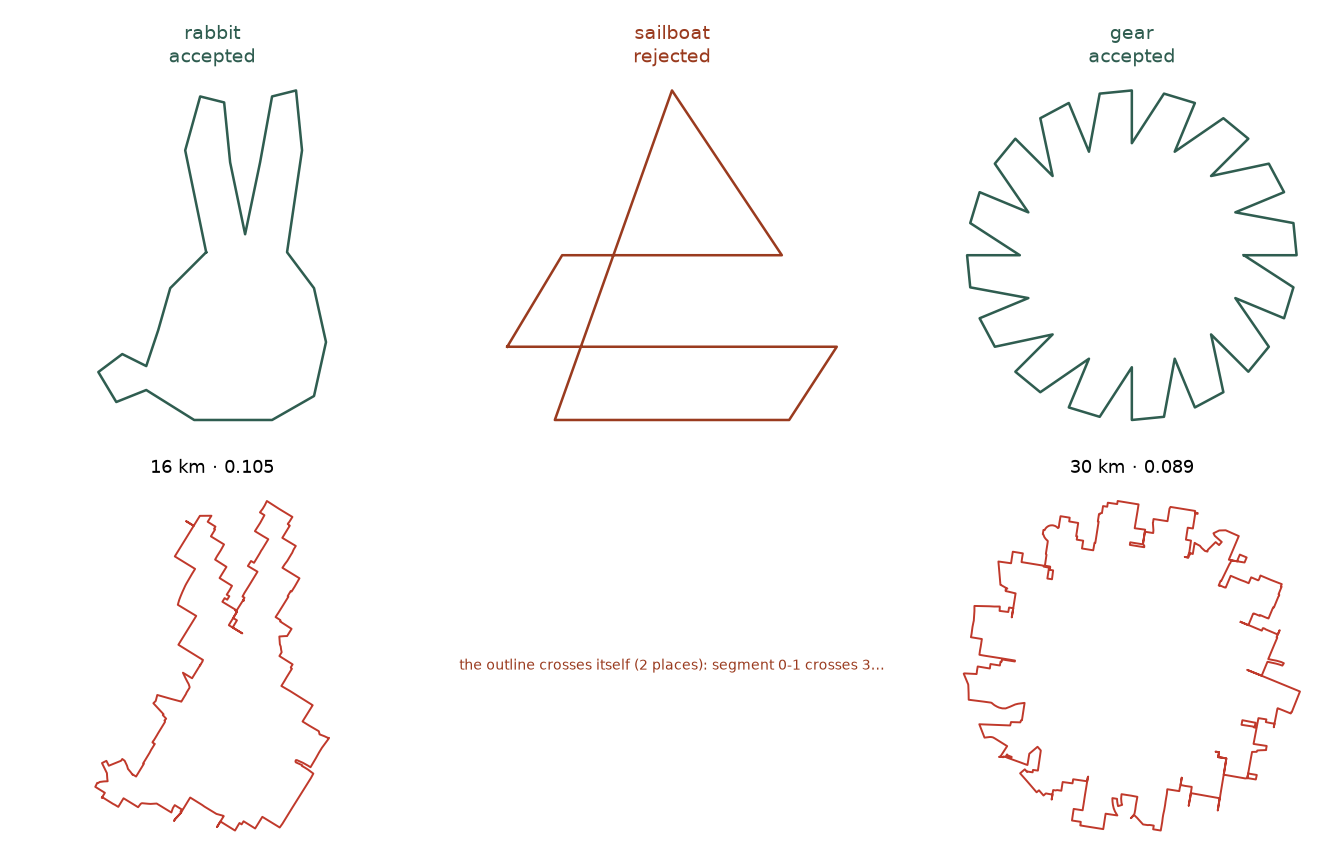

This figure's Python source:
"""
Exercise the description -> outline loop without the API call.

This sandbox has no Anthropic credentials, so `describe_shape.propose` cannot
run here and the endpoint reports `unavailable`. Everything else in the loop is
testable and is tested here: proposals in exactly the shape the model returns
go through the same checker the live path uses, and the one that passes is
fitted on real streets.

The proposals below are written by hand to stand in for the model's output -
one sound, one that crosses itself the way three of the twelve hand-drawn
shapes did, and one whose detail costs more distance than anyone will ride.
Both negative cases had to be rebuilt: the first "broken" boat did not actually
cross (its mast was an out-and-back, which is legal) and the first
over-detailed shape was rejected for crossing instead of for cost, so neither
tested the rule it was aimed at.
What that establishes is that the checker catches the failures and the
survivor draws; what it does NOT establish is that the model returns good
proposals, or how often it needs a second attempt. Those need a key.

Run:  python poc31_describe_loop.py
Out:  poc31_describe_loop.png
"""

from __future__ import annotations

import math

import matplotlib
matplotlib.use("Agg")
import matplotlib.pyplot as plt
import numpy as np

import describe_shape as ds
import route_feasibility as rf
import shape_pack
import street_scale as ss
from poc30_pack_fits import LAT, LON, MODE, fit_one
from shape_library import register, resample_by_arclength

# A rabbit: two ears, a round body, a scut. Identity is entirely silhouette.
RABBIT = [
    (-0.10, 0.10), (-0.17, 0.44), (-0.12, 0.62), (-0.04, 0.60), (-0.02, 0.40),
    (0.03, 0.16), (0.08, 0.40), (0.12, 0.62), (0.20, 0.64), (0.22, 0.44),
    (0.17, 0.10), (0.26, -0.02), (0.30, -0.20), (0.26, -0.38), (0.12, -0.46),
    (-0.14, -0.46), (-0.30, -0.36), (-0.40, -0.40), (-0.46, -0.30),
    (-0.38, -0.24), (-0.30, -0.28), (-0.26, -0.16), (-0.22, -0.02),
]
# A sailboat whose sail genuinely crosses its own mast. The FIRST attempt at a
# negative case here did not cross at all - its mast was drawn out and back,
# which is legal - so the checker passed it and the test proved nothing. An
# example has to be built to fail the specific rule it is aimed at.
BAD_BOAT = [
    (-0.45, -0.20), (0.45, -0.20), (0.32, -0.40), (-0.32, -0.40),
    (0.00, 0.50), (0.30, 0.05), (-0.30, 0.05),
]
# A gear: no crossings anywhere, just sixteen teeth. Aimed at the distance rule,
# not the geometry one. The first attempt was a snowflake whose arms crossed, so
# it was rejected for the wrong reason and said nothing about cost.
def gear(teeth: int = 16):
    pts = []
    for k in range(teeth):
        a0 = 2 * math.pi * k / teeth
        a1 = 2 * math.pi * (k + 0.5) / teeth
        a2 = 2 * math.pi * (k + 1) / teeth
        pts.append((0.34 * math.cos(a0), 0.34 * math.sin(a0)))
        pts.append((0.50 * math.cos(a0), 0.50 * math.sin(a0)))
        pts.append((0.50 * math.cos(a1), 0.50 * math.sin(a1)))
        pts.append((0.34 * math.cos(a2), 0.34 * math.sin(a2)))
    return pts

PROPOSALS = [("一隻兔子", "rabbit", RABBIT),
             ("一艘帆船", "sailboat", BAD_BOAT),
             ("一個齒輪", "gear", gear())]


def main() -> None:
    shape_pack.install()
    scale = ss.scale_for(LAT, LON, MODE, rf.MODES[MODE]["street_scale_m"])
    results = []
    for description, name, pts in PROPOSALS:
        verdict = ds.check(pts, MODE, scale)
        print(f"\n{description} ({name}): {'PASSES' if verdict.ok else 'REJECTED'}")
        print(f"  {verdict.metrics}")
        for problem in verdict.problems:
            print(f"  - {problem[:150]}")
        results.append((description, name, pts, verdict))

    good = [r for r in results if r[3].ok]
    fits = {}
    for description, name, pts, verdict in good:
        register(name, np.asarray(pts, float))
        target = round(max(10.0, verdict.metrics["min_km"] * 1.6))
        print(f"\nfitting {name} at {target} km...", flush=True)
        fit = fit_one(name, target, scale)
        fits[name] = fit
        if fit.get("status") == "ok":
            print(f"  {fit['route_km']:.1f} km, shape distance {fit['distance']:.3f}")
        else:
            print(f"  {fit.get('status')}")

    cols = len(results)
    fig, axes = plt.subplots(2, cols, figsize=(3.2 * cols, 6.2))
    for col, (description, name, pts, verdict) in enumerate(results):
        closed = np.vstack([np.asarray(pts, float), np.asarray(pts, float)[:1]])
        colour = "#2f5d50" if verdict.ok else "#9a3b1f"
        axes[0][col].plot(closed[:, 0], closed[:, 1], lw=1.3, color=colour)
        head = "accepted" if verdict.ok else "rejected"
        axes[0][col].set_title(f"{name}\n{head}", fontsize=10, color=colour)
        fit = fits.get(name)
        if fit and fit.get("status") == "ok":
            xy = fit["xy"]
            axes[1][col].plot(xy[:, 0], xy[:, 1], lw=1.0, color="#c0392b")
            axes[1][col].set_title(f"{fit['route_km']:.0f} km · "
                                   f"{fit['distance']:.3f}", fontsize=9)
        else:
            axes[1][col].text(0.5, 0.5, verdict.problems[0][:60] + "…",
                              ha="center", va="center", fontsize=7,
                              color="#9a3b1f", wrap=True,
                              transform=axes[1][col].transAxes)
    for ax in axes.ravel():
        ax.set_aspect("equal"); ax.axis("off")
    fig.tight_layout(); fig.savefig("poc31_describe_loop.png", dpi=140)
    print("\nwrote poc31_describe_loop.png")


if __name__ == "__main__":
    main()
